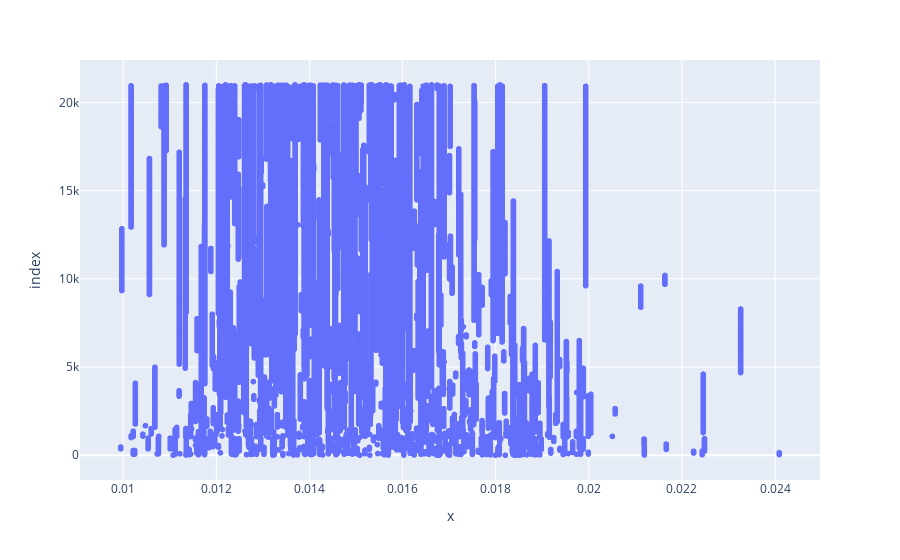

Notebook source saved alongside this figure:
### Code cell
px.scatter(np.array(Truth.flatchain[:,0]).T,np.array(Truth.flatchain[:,1]).T)

### Figure 1 — Plotly figure (JSON) as saved in the notebook; plotly's stock layout.template omitted (floating-point values rounded to 4 significant figures; data arrays with more than 128 entries replaced by an {"elided": "..."} marker saying what was removed)
{"data": [{"hovertemplate": "x=%{x}<br>index=%{y}<extra></extra>", "legendgroup": "", "marker": {"color": "#636efa", "symbol": "circle"}, "mode": "markers", "name": "", "showlegend": false, "type": "scattergl", "x": {"elided": "21000 float values"}, "xaxis": "x", "y": {"elided": "21000 int values"}, "yaxis": "y"}], "layout": {"legend": {"tracegroupgap": 0}, "margin": {"t": 60}, "xaxis": {"anchor": "y", "domain": [0, 1], "title": {"text": "x"}}, "yaxis": {"anchor": "x", "domain": [0, 1], "title": {"text": "index"}}}}
